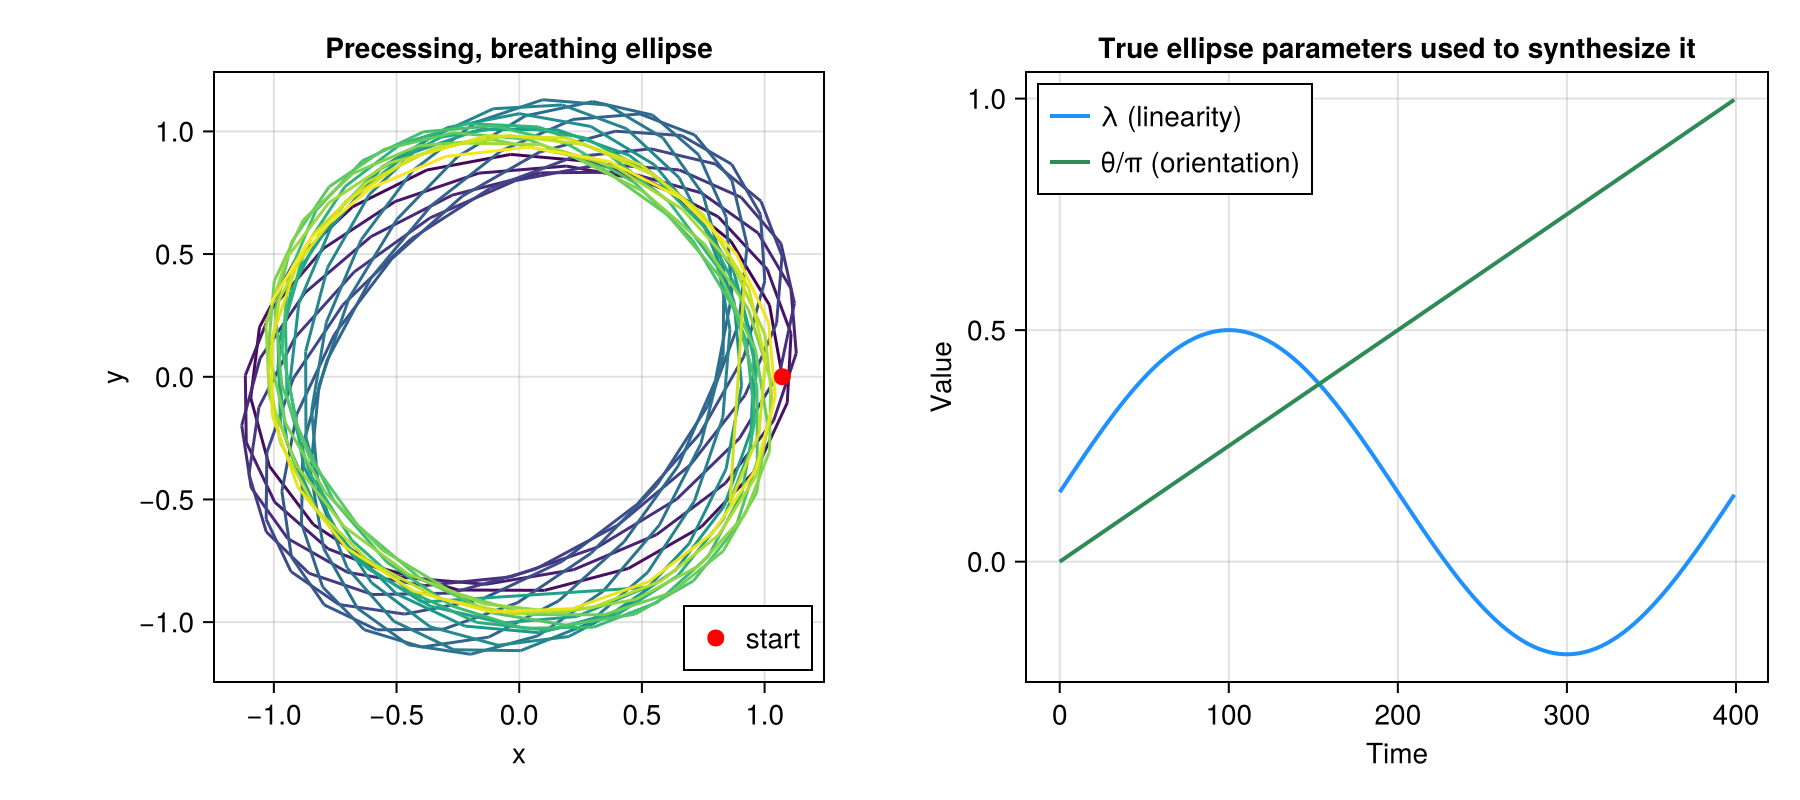

Julia code for this plot:
# # Synthesizing and characterizing a modulated ellipse (ellsig/ellpol)
#
# `Metrics.ellipse_polarization` describes polarization in the *frequency*
# domain — one averaged spectral matrix per frequency band. `JLab.ellpol`
# takes the complementary *time*-domain route: given a wavelet ridge's
# time-varying ellipse parameters — RMS amplitude `kappa`, linearity
# `lambda` (0 = circular, ±1 = rectilinear), orientation `theta`, and
# orbital phase `phi` — `ellsig` reconstructs the actual `(x, y)` signal
# those parameters describe, and `ellpol` summarizes the whole record with
# one polarization state `(P, alpha, beta)`.
#
# We build a slowly-precessing, slowly-more-eccentric ellipse by hand — the
# kind of signature a wavelet ridge would hand back for a real eddy whose
# orientation drifts and whose shape isn't perfectly circular — synthesize
# it with `ellsig`, and check the identity `P² = alpha² + beta²` that has to
# hold for any consistent polarization decomposition.
#
# One thing worth noticing before running this: `ellpol` reports ONE
# time-averaged polarization state for the whole record. A single
# instantaneous ellipse is always fully polarized (P=1) in this sense — but
# here the orientation sweeps a full half-turn over the record. Averaging
# the second-moment matrix across many different orientations partially
# cancels itself out, the same way averaging many unit vectors pointing in
# different directions gives something shorter than a unit vector. So `P`
# well below 1 here isn't a discrepancy — it's `ellpol` correctly reporting
# that "one fixed polarization state" is a poor summary of a *strongly
# modulated* signal, exactly the situation Lilly & Olhede's own modulation
# framework (used elsewhere in this package for `instmom`/
# `multivariate_ridges`) is built to quantify.

using ValTools.JLab, CairoMakie

N = 400
t = collect(0.0:N-1)

kappa  = fill(1.0, N)                       # constant RMS amplitude
lambda = 0.15 .+ 0.35 .* sin.(2π .* t ./ N) # linearity drifts: more circular <-> more elliptical
theta  = 2π .* t ./ (2 * N)                 # orientation precesses half a turn over the record
phi    = 2π .* 0.05 .* t                    # orbital phase -- sets the rotation rate

x, y = ellsig(kappa, lambda, theta, phi)
r = ellpol(kappa, lambda, theta, phi)

println("Time-averaged polarization state:")
println("  P (total polarization):        ", round(r.P, digits=3),
        "  (well below 1: orientation sweeps a half-turn, see header note)")
println("  alpha (rotary excess, CCW-CW):  ", round(r.alpha, digits=3))
println("  beta (linear-motion component): ", round(r.beta, digits=3))
println("  Identity check  P^2 vs alpha^2+beta^2:  ",
        round(r.P^2, digits=6), "  vs  ", round(r.alpha^2 + r.beta^2, digits=6))
println("  kbar (mean RMS axis length):     ", round(r.kbar, digits=3))

fig = Figure(size=(900, 400))

ax1 = Axis(fig[1, 1], xlabel="x", ylabel="y", title="Precessing, breathing ellipse",
           aspect=DataAspect())
lines!(ax1, real.(x), real.(y), color=t, colormap=:viridis, linewidth=1.5)
scatter!(ax1, [real(x[1])], [real(y[1])], color=:red, markersize=12, label="start")
axislegend(ax1, position=:rb)

ax2 = Axis(fig[1, 2], xlabel="Time", ylabel="Value",
           title="True ellipse parameters used to synthesize it")
lines!(ax2, t, lambda, color=:dodgerblue, linewidth=2, label="λ (linearity)")
lines!(ax2, t, theta ./ π, color=:seagreen, linewidth=2, label="θ/π (orientation)")
axislegend(ax2, position=:lt)

save(joinpath(@__DIR__, "ridge_ellipse_polarization.png"), fig)
println("Saved ridge_ellipse_polarization.png")
